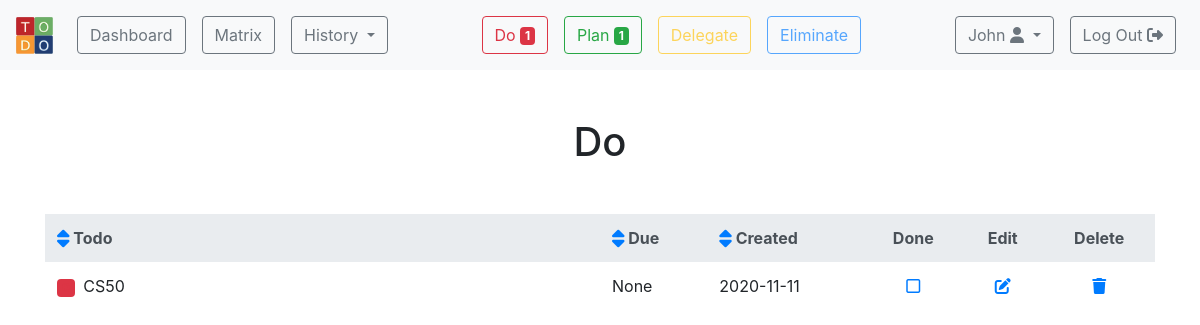
Before: /sort/do/content_asc (signed in) with the older database file.
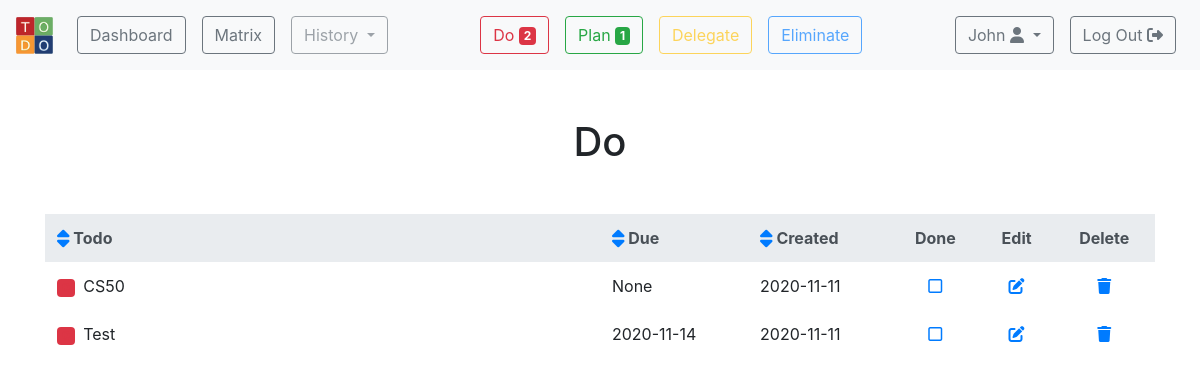
After: the same page with the newer database file.
### db.py (models this page shows, shortened)
class Todo(db.Model):
    id = db.Column(db.Integer, primary_key=True)
    content = db.Column(db.String(120), nullable=False)
    important = db.Column(db.Boolean, nullable=False)
    urgent = db.Column(db.Boolean, nullable=False)
    overdue = db.Column(db.Boolean, default=False)
    done = db.Column(db.Boolean, default=False)
    deleted = db.Column(db.Boolean, default=False)
    due = db.Column(db.Date)
    archived = db.Column(db.DateTime)
    created = db.Column(db.DateTime, nullable=False, default=datetime.utcnow)
    user_id = db.Column(db.Integer, db.ForeignKey('user.id'), nullable=False)

### app.py (the view)
@app.route("/sort/<string:filter>/<string:sort>")
@login_required
def sort(filter, sort):
    user_id = session["user_id"]
    key = define_key(sort)
    if filter == "index":
        todos = Todo.query.filter(
                Todo.user_id == user_id,
                Todo.archived == None
            ).order_by(key).all()
        return render_template("index.html", todos=todos, sort=sort)
    elif filter == "history":
        todos = Todo.query.filter(
            Todo.user_id == user_id,
            Todo.archived != None
        ).order_by(key).all()
        return render_template("history.html", todos=todos, sort=sort)
    else:
        if filter == "do":
            important = True
            urgent = True
        elif filter == "plan":
            important = True
            urgent = False
        elif filter == "delegate":
            important = False
            urgent = True
        elif filter == "eliminate":
            important = False
            urgent = False
        todos = Todo.query.filter(
                Todo.user_id == user_id,
                Todo.archived == None,
                Todo.important == important,
                Todo.urgent == urgent
            ).order_by(key).all()
        return render_template("filter.html", todos=todos, sort=sort, filter=filter)

### helpers.py (called while the page is built)
def dates():
    user_id = session["user_id"]
    todos = Todo.query.filter(Todo.user_id == user_id, Todo.due != None).all()
    for todo in todos:
        if (todo.due - date.today()) <= timedelta(days=1):
            todo.urgent = True
        if (todo.due - date.today()) < timedelta(days=0):
            todo.important = True
            todo.overdue = True
        else:
            todo.overdue = False
    db.session.commit()

def login_required(f):
    @wraps(f)
    def decorated_function(*args, **kwargs):
        if "user_id" not in session:
            return redirect("/login")
        dates()
        count()
        return f(*args, **kwargs)
    return decorated_function

### templates/filter.html (shortened to what the changed rows need)
{% extends "layout.html" %}
{% block main %}
    <h1 class="text-center mb-5">{{ filter.title() }}</h1>
    {% if not todos %}
        <h4 class="text-center mb-5">Your "{{ filter.title() }}" list is empty.</h4>
        <img src="{{ url_for("static", filename="empty.jpg") }}" class="img-fluid rounded mx-auto d-block mb-3" alt="Relax">
        <p class="text-center">
            <span>
                Photo by
                <a href="https://unsplash.com/@laurensauderstudio?utm_source=unsplash&amp;utm_medium=referral&amp;utm_content=creditCopyText" target="_blank">Lauren Sauder</a> on
                <a href="https://unsplash.com/s/photos/todo?utm_source=unsplash&amp;utm_medium=referral&amp;utm_content=creditCopyText" target="_blank">Unsplash</a>
            </span>
        </p>
    {% else %}
        <table class="table table-hover table-borderless">
            <thead class="thead-light">
                <tr>
                    <th scope="col" style="width:50%">
                        {% if sort == "content_asc" %}
                            <a href="/sort/{{ filter }}/{{ "content_desc" }}"><i class="fas fa-sort fa-lg"></i></a>
                        {% else %}
                            <a href="/sort/{{ filter }}/{{ "content_asc" }}"><i class="fas fa-sort fa-lg"></i></a>
                        {% endif %}
                        Todo
                    </th>
                    <th scope="col">
                        {% if sort == "due_asc" %}
                            <a href="/sort/{{ filter }}/{{ "due_desc" }}"><i class="fas fa-sort fa-lg"></i></a>
                        {% else %}
                            <a href="/sort/{{ filter }}/{{ "due_asc" }}"><i class="fas fa-sort fa-lg"></i></a>
                        {% endif %}
                        Due
                    </th>
                    <th scope="col">
                        {% if sort == "created_asc" %}
                            <a href="/sort/{{ filter }}/{{ "created_desc" }}"><i class="fas fa-sort fa-lg"></i></a>
                        {% else %}
                            <a href="/sort/{{ filter }}/{{ "created_asc" }}"><i class="fas fa-sort fa-lg"></i></a>
                        {% endif %}
                        Created
                    </th>
                    <th scope="col" class="text-center">Done</th>
                    <th scope="col" class="text-center">Edit</th>
                    <th scope="col" class="text-center">Delete</th>
                </tr>
            </thead>
            <tbody>
                {% for todo in todos %}
                    <tr>
                        <td scope="row">
                            {% if todo.important %}
                                {% if todo.urgent %}
                                    <span class="badge badge-danger mr-1 text-danger">0</span>
                                {% else %}
                                    <span class="badge badge-success mr-1 text-success">0</span>
                                {% endif %}
                            {% else %}
                                {% if todo.urgent %}
                                    <span class="badge badge-warning mr-1 text-warning">0</span>
                                {% else %}
                                    <span class="badge badge-primary mr-1 text-primary">0</span>
                                {% endif %}
                            {% endif %}
                            {{ todo.content }}
                        </td>
                        <td>
                            {% if todo.overdue %}
                                <span class="text-danger font-weight-bold border border-danger rounded p-1">{{ todo.due }}</span>
                            {% else %}
                                {{ todo.due }}
                            {% endif %}
                        </td>
                        <td>{{ todo.created.date() }}</td>
                        <td class="text-center">
                            <a href="/done/{{ todo.id }}"><i class="far fa-square"></i></a>
                        </td>
                        <td class="text-center">
                            <a href="/update/{{ todo.id }}"><i class="fas fa-edit"></i></a>
                        </td>
                        <td class="text-center">
                            <a href="/delete/{{ todo.id }}"><i class="fas fa-trash"></i></a>
                        </td>
                    </tr>
                {% endfor %}
            </tbody>
        </table>
    {% endif %}
{% endblock %}

Changed rows visible on the page:
added Todo: content "Test", due "2020-11-14", created "2020-11-11"
Other visible differences:
{{ session.do }}: "1" → "2"
